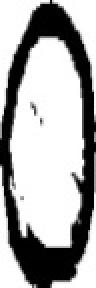
#> input picture Proyecto 1/histogramas/0.jpg, 48 x 144 px (shown 2 times larger)
$ jupyter execute --allow-errors histogramas.ipynb
#> lines starting #> are read from the running program, lines starting #| are printed output that depends on the picture; long printed decimals are rounded
[cell 1]
from matplotlib import pyplot as plt
import os
from os import listdir, getcwd
import numpy as np
import cv2 as cv
import numpy as np
from sklearn.model_selection import train_test_split
import json
import time

[cell 2]
# [249 lines left out: functions snipHorizontal, freeHorizontal, upperSnip, bottomSnip, snipVertical, freeVertical and 14 more, not called in this run]

def readNumbers(readNumber, readFolder, pixelWindow):
    cwd = os.getcwd()
    pathTrain = cwd + "/" + readFolder
    trainFiles = os.listdir(path=pathTrain)

    hists = []
    y = []

    for imageName in trainFiles:#cambios última iteración
        number = cv.imread(readFolder + imageName, 0)
        number = cv.resize(number, resizeDim, interpolation = cv.INTER_AREA)
        #hists.append((getHist4x4(number, pixelWindow)))
        hists.append(get7Moments(number))
        y.append(readNumber)

    X_train, X_test, y_train, y_test = train_test_split(hists, y, test_size = 0.3, random_state = 42)

    return X_train, [X_test], y_train, [y_test]

# [37 lines left out: functions getAccuracys, plotResult, not called in this run]

def train_model():

    #saca los promedios de los números
    promHists = []
    varHists = []
    xTest = []
    yTest = []

    for i in range(0, 10):
        X_train, X_test, y_train, y_test = readNumbers(i, str(i) + "/", pixelWindowForHist)
        xTest = xTest + X_test
        yTest = yTest + y_test

        promI, varI = getHistsPromAndVariance(X_train)
        promHists.append(promI)
        varHists.append(varI)

    return promHists, varHists, xTest, yTest

#recuperado de: https://www.kaggle.com/keizerzilla/four-shapes-using-hu-moments-99-98-acc-0-02-std
# [10 lines left out: function get7Moments, not called in this run]

[cell 3]
#=============================================================================================================================
#Variables de control
pivoteColor = 200
resizeDim = (50, 150)#imagenes de 50 x 150 para los números individuales

pixelWindowForHist = 8
resizeDim = (int(resizeDim[0] / pixelWindowForHist) * pixelWindowForHist,
            int(resizeDim[1] / pixelWindowForHist) * pixelWindowForHist)
#=============================================================================================================================

[cell 4]
Trainlever = True
#=============================================================================================================================
#Entrenamiento
#> (the rest of this cell did not finish here and is left out)

[cell 5]
#https://www.kaggle.com/keizerzilla/four-shapes-using-hu-moments-99-98-acc-0-02-std

def get7Moments(img):
    img = cv.bitwise_not(img)
    hu = cv.HuMoments(cv.moments(img))

    for i in range(0, 7):
        hu[i] = -1 * np.sign(hu[i]) * np.log10(np.abs(hu[i]))

    hu = hu.reshape((1, 7)).tolist()[0]

    return hu


img = cv.imread("0.jpg", 0)
#> img is the input picture: shape (144, 48); min 0, max 255, mean 169.1
print(get7Moments(img))
#> in get7Moments, `img = cv.bitwise_not(img)`:
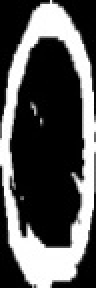
#> img: shape (144, 48) (shown 2 times larger); min 0, max 255, mean 85.9
#> in get7Moments, `hu = cv.HuMoments(cv.moments(img))`: hu = [0.0038, 9.37e-06, 7.73e-10, 8.3e-10, 6.64e-19, 2.52e-12, 3.88e-20]
#> after the loop in get7Moments, `for i in range(0, 7):`: hu = [2.42, 5.03, 9.11, 9.08, 18.18, 11.6, 19.41]
#| [2.420, 5.028, 9.112, 9.081, 18.178, 11.599, 19.411]

img = cv.imread("1.jpg", 0)
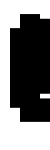
#> input picture Proyecto 1/histogramas/1.jpg, 50 x 150 px
#> img is the input picture: shape (150, 50); min 0, max 255, mean 121.1
print(get7Moments(img))
#> in get7Moments (call 2), `img = cv.bitwise_not(img)`:
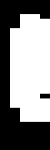
#> img: shape (150, 50); min 0, max 255, mean 133.9
#> in get7Moments (call 2), `hu = cv.HuMoments(cv.moments(img))`: hu = [0.000981, 5.41e-07, 1.24e-11, 1.53e-12, -1.52e-25, -4.6e-16, 6.68e-24]
#> after the loop in get7Moments (call 2), `for i in range(0, 7):`: hu = [3.01, 6.27, 10.91, 11.81, -24.82, -15.34, 23.18]
#| [3.008, 6.267, 10.908, 11.814, -24.818, -15.338, 23.175]

img = cv.imread("2.jpg", 0)
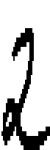
#> input picture Proyecto 1/histogramas/2.jpg, 50 x 150 px
#> img is the input picture: shape (150, 50); min 0, max 255, mean 199.4
print(get7Moments(img))
#> in get7Moments (call 3), `img = cv.bitwise_not(img)`:
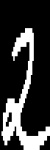
#> img: shape (150, 50); min 0, max 255, mean 55.6
#> in get7Moments (call 3), `hu = cv.HuMoments(cv.moments(img))`: hu = [0.00373, 9.98e-06, 2.26e-08, 1.24e-08, 2.05e-16, 3.75e-11, -2.9e-17]
#> after the loop in get7Moments (call 3), `for i in range(0, 7):`: hu = [2.43, 5, 7.65, 7.91, 15.69, 10.43, -16.54]
#| [2.428, 5.001, 7.645, 7.908, 15.689, 10.425, -16.537]

img = cv.imread("3.jpg", 0)
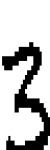
#> input picture Proyecto 1/histogramas/3.jpg, 50 x 150 px
#> img is the input picture: shape (150, 50); min 0, max 255, mean 195.2
print(get7Moments(img))
#> in get7Moments (call 4), `img = cv.bitwise_not(img)`:
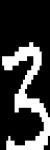
#> img: shape (150, 50); min 0, max 255, mean 59.8
#> in get7Moments (call 4), `hu = cv.HuMoments(cv.moments(img))`: hu = [0.00291, 5.49e-06, 6.68e-11, 2.63e-10, 3.49e-20, 4.98e-13, 5.9e-22]
#> after the loop in get7Moments (call 4), `for i in range(0, 7):`: hu = [2.54, 5.26, 10.18, 9.58, 19.46, 12.3, 21.23]
#| [2.535, 5.260, 10.175, 9.580, 19.458, 12.302, 21.229]
